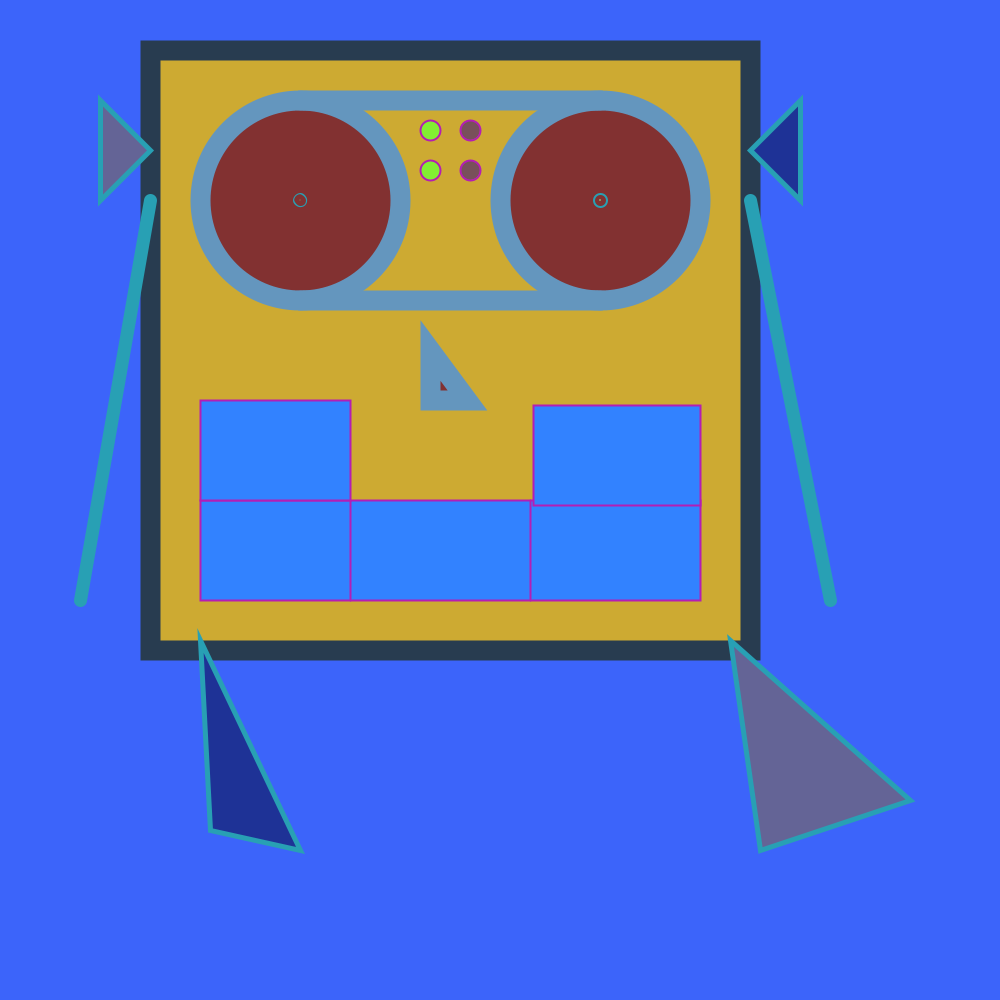
Frame 1 (no input)
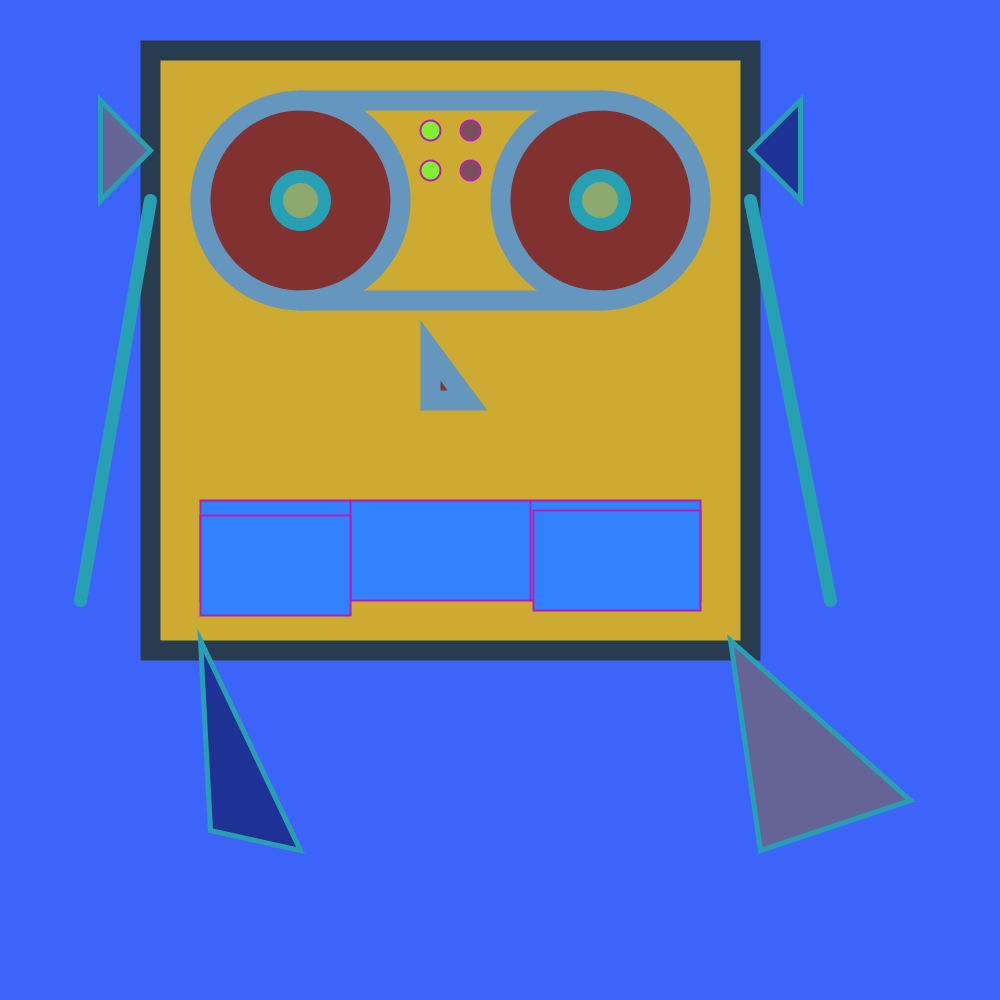
Frame 60 (the mouse pressed at the canvas centre just before this capture)
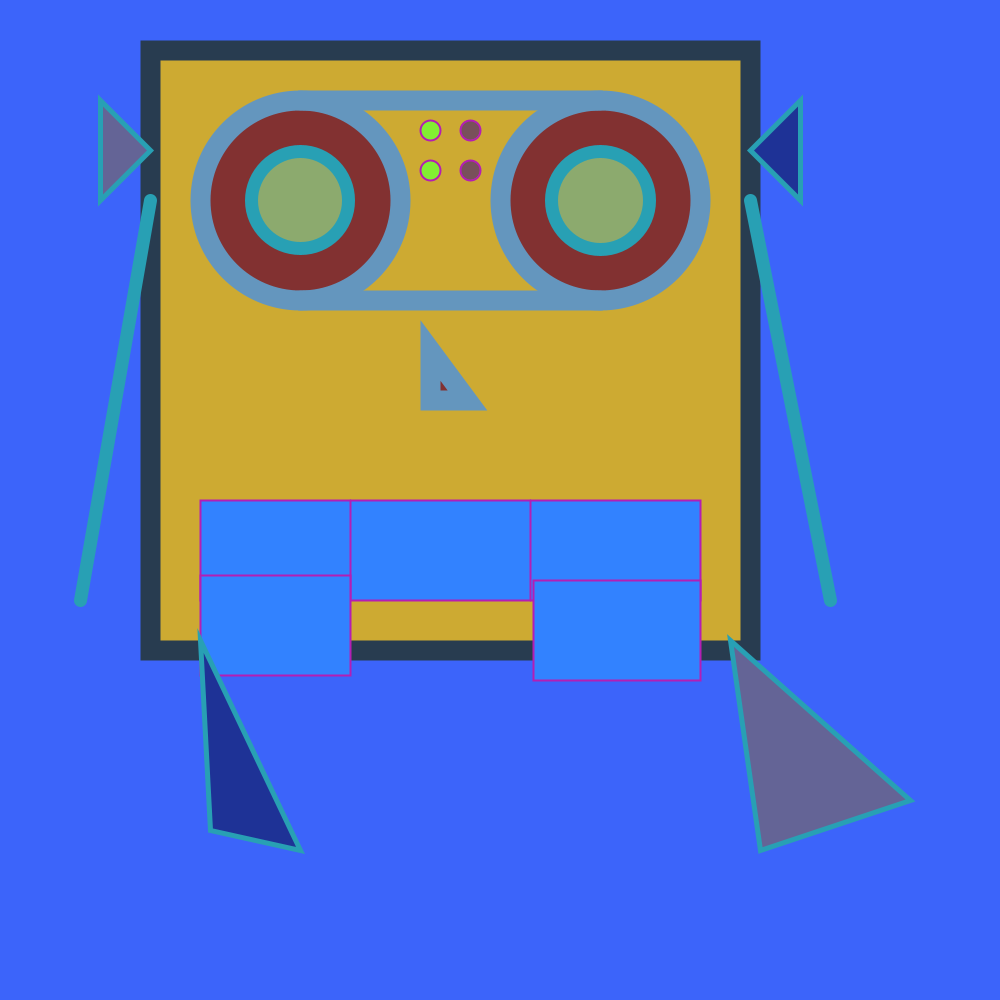
Frame 120 (the mouse held since frame 60 and released just before this capture)

The Processing sketch that drew these frames (run headless with seeded random() and noise(); from frame 60 on, the mouse is pressed at the canvas centre):

// Processing sketch: Zach_code
// ── Zach_code.pde
float rectY = 400;
float speedY = 5;
int diameter = 1;
float circleY = 0;



void setup() {

size (1000, 1000);
background(60,100,250); //Blue background

}


void draw() {
  
  background(60,100,250);
  
fill(205, 170, 50);
stroke(40,60,80);
strokeWeight(20);
square(150, 50, 600); //Robot's Head
fill(130,49,49); 
stroke(100,150, 190);
strokeWeight(20);
circle(300, 200, 200); // Robot's Casette Player (Or a Boombox)
circle(600, 200, 200);// Casette pt.2
line(300, 100,600,100); // Casette Tape
line(300, 300,600,300); // Casette Tape



triangle(430, 350, 430, 400, 467, 400); // Nose


stroke(00,00,00);
strokeWeight(2);
fill(00,00,00);


fill(50,130,255);
stroke (180, 30, 180);
rect (200, 500, 500,100); //Mouth
line(350, 500, 350, 600); //Mouth
line(530, 500, 530, 600); //Mouth

rect (200, rectY, 150, 100); //Mouth *top left
  
  rectY = rectY + speedY;
  
  if(rectY > 600) {
    speedY = -abs(speedY);
  }
  if(rectY < 400) {
    speedY = abs(speedY);
  }
rect (533, rectY, 167, 100); //Mouth * top right


fill(130, 240, 50);
circle (430, 130, 20); // Buttons
circle (430, 170, 20); // Buttons


fill (120, 80, 90);
circle(470, 130, 20); //Buttons
circle(470, 170, 20); //Buttons

strokeWeight(5);
fill(100, 100, 150);
stroke(40,160,180);
triangle(730,640,910,800,760,850); // Leg on Screen Right
triangle(100,100,100,200, 150, 150); //Ear on Screen Left
fill(30,50,150);
triangle(200,640,210,830,300,850); // Leg on Screen Left
triangle(800,100,800,200, 750, 150); // Ear on Screen Right

strokeWeight(13);
fill(140, 170, 110);
line(150, 200, 80, 600); // Left Arm
line(750, 200, 830, 600); // Right Arm


push();
circle(300, 200, diameter); //left Eyeball
diameter ++;
if (diameter>100) {
  diameter = 30;
}
pop();


push();
circle(600, 200, diameter); //left Eyeball
diameter ++;
if (diameter>100) {
  diameter = 30;
}
pop();
}
